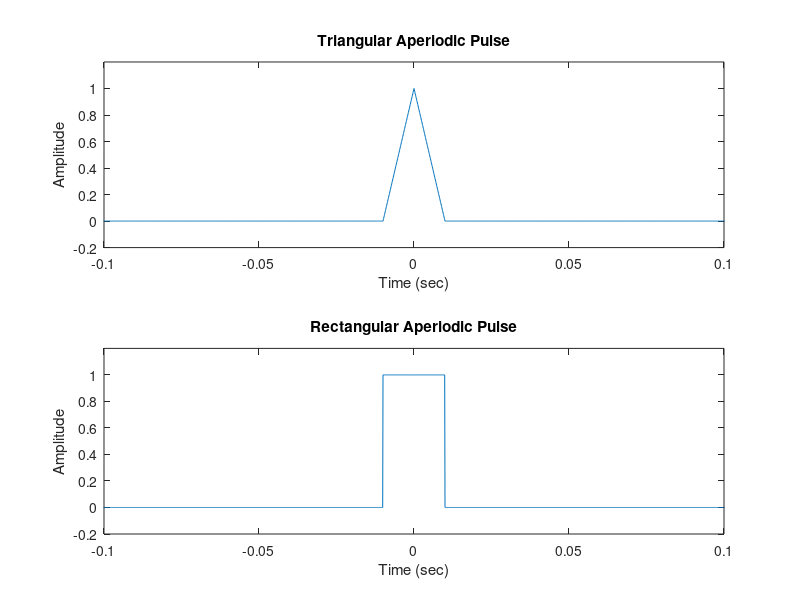

Reproduce this figure in MATLAB. (Note: this script raises an error after producing the figure.)

%% Formas de onda periódicas %%

fs = 10000; 
t = 0:1/fs:1.5; 

x1 = sawtooth(2*pi*50*t); 
x2 = square(2*pi*50*t); 

% La función genera una onda cuadrada con un período de 2* pi.square Un parámetro opcional especifica el ciclo de trabajo, 
% el porcentaje del período durante el cual la señal es positiva. 

subplot(2,1,1) 
plot(t,x1) 
axis([0 0.2 -1.2 1.2]) 
xlabel('Time (sec)') 
ylabel('Amplitude')  
title('Sawtooth Periodic Wave') 

subplot(2,1,2) 
plot(t,x2) 
axis([0 0.2 -1.2 1.2]) 
xlabel('Time (sec)') 
ylabel('Amplitude') 
title('Square Periodic Wave')

%% Formas de onda aperiodicas %%

% La función tripuls genera un pulso triangular aperiódico, de altura de unidad centrado en aproximadamente t a 0 y 
% con una anchura predeterminada de 1.tripuls

% La función rectpuls genera un pulso rectangular aperiódico, de altura de unidad centrado en aproximadamente t a 0 
% y con una anchura predeterminada de 1.rectpuls Tenga en cuenta que el intervalo de amplitud no cero se define para 
% que esté abierto a la derecha, es decir, rectpuls(-0.5) a 1 mientras que rectpuls(0.5) a 0. 


fs = 10000; 
t = -1:1/fs:1; 

x1 = tripuls(t,20e-3); 
x2 = rectpuls(t,20e-3); 

subplot(2,1,1) 
plot(t,x1) 
axis([-0.1 0.1 -0.2 1.2]) 
xlabel('Time (sec)') 
ylabel('Amplitude') 
title('Triangular Aperiodic Pulse') 

subplot(2,1,2) 
plot(t,x2) 
axis([-0.1 0.1 -0.2 1.2]) 
xlabel('Time (sec)') 
ylabel('Amplitude') 
title('Rectangular Aperiodic Pulse')

% La función gauspuls genera un pulso sinusoidal modulado gausiano con un tiempo, una frecuencia central y 
% un ancho de banda fraccionario especificados.

% La función sinc calcula la función sinc matemática para un vector o matriz de entrada.sinc La función sinc es la transformación continua inversa de Fourier del pulso rectangular de ancho 2* pi y altura 1.

tc = gauspuls('cutoff',50e3,0.6,[],-40);  

t1 = -tc : 1e-6 : tc;  
y1 = gauspuls(t1,50e3,0.6);

t2 = linspace(-5,5); 
y2 = sinc(t2);

subplot(2,1,1) 
plot(t1*1e3,y1) 
xlabel('Time (ms)') 
ylabel('Amplitude') 
title('Gaussian Pulse') 

subplot(2,1,2) 
plot(t2,y2) 
xlabel('Time (sec)') 
ylabel('Amplitude') 
title('Sinc Function')







